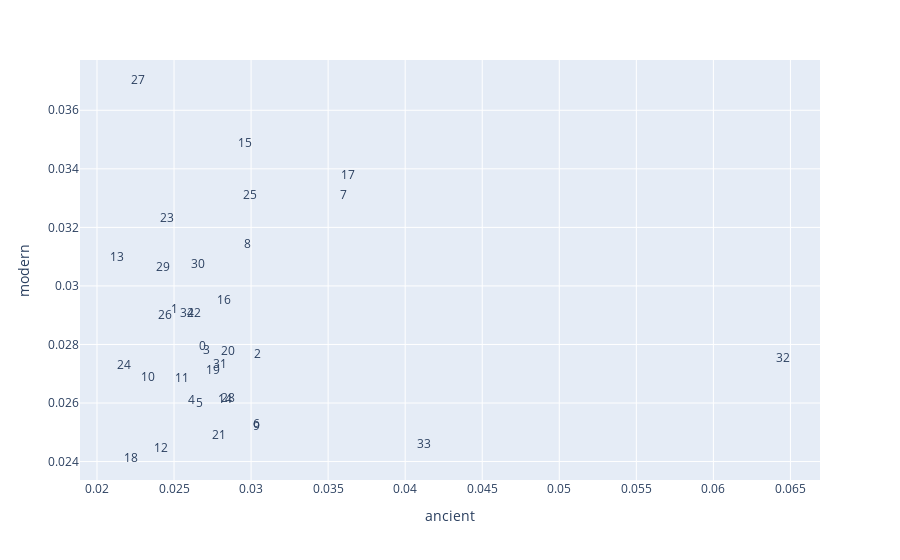

Here is the notebook cell this chart was saved with:
### Code cell
#scatter plot looking at distribution of topics of ancient and modern texts
px.scatter(ERA.reset_index(), 'ancient', 'modern', hover_name='topterms', text='topic_id')\
    .update_traces(mode='text')

### Figure 1 — Plotly figure (JSON) as saved in the notebook; plotly's stock layout.template omitted (floating-point values rounded to 4 significant figures)
{"data": [{"hovertemplate": "<b>%{hovertext}</b><br><br>ancient=%{x}<br>modern=%{y}<br>topic_id=%{text}<extra></extra>", "hovertext": ["character object strength structure regard possibility faith true ground consequences", "form right country home friends authority group attempt antisemitism doctrine", "things mother years rights father need reflection reasons study music", "nature fact sense family source opinions conduct violence community stage", "action good spirit fear movements individuals labour values presence figure", "laws origin head book possession differences claim method literature proportion", "virtue soul desire feeling acts labor term mans conditions domination", "men body eyes manner female evil sign development choice days", "time education age objects sex difference representation position persons element", "state question opinion principles wisdom care lives accordance nation worth", "property consciousness wealth humanity imperialism masses pain notion today ideal", "moment yes marriage op cit parents instance sight facts control", "heart cases morality leaders bourgeoisie vice price weakness domain services", "language words self act period mass event lovers advantage forms", "hand person war force duty art friend struggle appearance desires", "women point view men mankind status passion city injustice youth", "place work justice reality race analysis degree groups opposition powers", "man order knowledge society end house attitude proof turn material", "government times condition cause interests effect pride slavery conflict sphere", "life girl sake argument animals half propaganda functions game poets", "mind principle experience rule countries imagination understanding mothers danger philosopher", "reason happiness nation hands circumstances slave conception consequence affection wise", "people existence respect individual future politics revolution religion honour glory", "male value situation subject basis lover importance problem oppression level", "course process influence police feelings rules share pure path concept", "power way idea class beings living theory friendship wife service", "case thought day role child word necessity birth image qualities", "woman history kind husband sciences space classes dream universe series", "love example pleasures contrary beauty activity duties master causes policy", "movement matter death sort ones parties attention womens beginning mode", "world law pleasure century relations gods signs doubt population concern", "thing truth freedom face meaning son questions step womans problems", "children party philosophy non elements cum quod est members light", "means relation actions use earth result terms virtues citizens taste", "money number ideas species girls business equality rest expression destiny"], "legendgroup": "", "marker": {"color": "#636efa", "symbol": "circle"}, "mode": "text", "name": "", "orientation": "v", "showlegend": false, "text": [0, 1, 2, 3, 4, 5, 6, 7, 8, 9, 10, 11, 12, 13, 14, 15, 16, 17, 18, 19, 20, 21, 22, 23, 24, 25, 26, 27, 28, 29, 30, 31, 32, 33, 34], "type": "scatter", "x": [0.02683, 0.02503, 0.03039, 0.02711, 0.02612, 0.02668, 0.03038, 0.03601, 0.02977, 0.03037, 0.02328, 0.0255, 0.02415, 0.0213, 0.02829, 0.02962, 0.02824, 0.03626, 0.02218, 0.02754, 0.02849, 0.02795, 0.02628, 0.02456, 0.02178, 0.02995, 0.02442, 0.02265, 0.02849, 0.02428, 0.02654, 0.02801, 0.06452, 0.0412, 0.02584], "xaxis": "x", "y": [0.02791, 0.02917, 0.02763, 0.02778, 0.02608, 0.02598, 0.02526, 0.03308, 0.0314, 0.02519, 0.02687, 0.0268, 0.02443, 0.03094, 0.02611, 0.03485, 0.02947, 0.03374, 0.02409, 0.02708, 0.02776, 0.02486, 0.02904, 0.03229, 0.02726, 0.03307, 0.02896, 0.037, 0.02613, 0.0306, 0.03072, 0.02731, 0.02751, 0.02457, 0.02905], "yaxis": "y"}], "layout": {"autosize": true, "legend": {"tracegroupgap": 0}, "margin": {"t": 60}, "xaxis": {"anchor": "y", "autorange": true, "domain": [0, 1], "range": [0.0189, 0.06692], "title": {"text": "ancient"}, "type": "linear"}, "yaxis": {"anchor": "x", "autorange": true, "domain": [0, 1], "range": [0.02337, 0.03772], "title": {"text": "modern"}, "type": "linear"}}}
